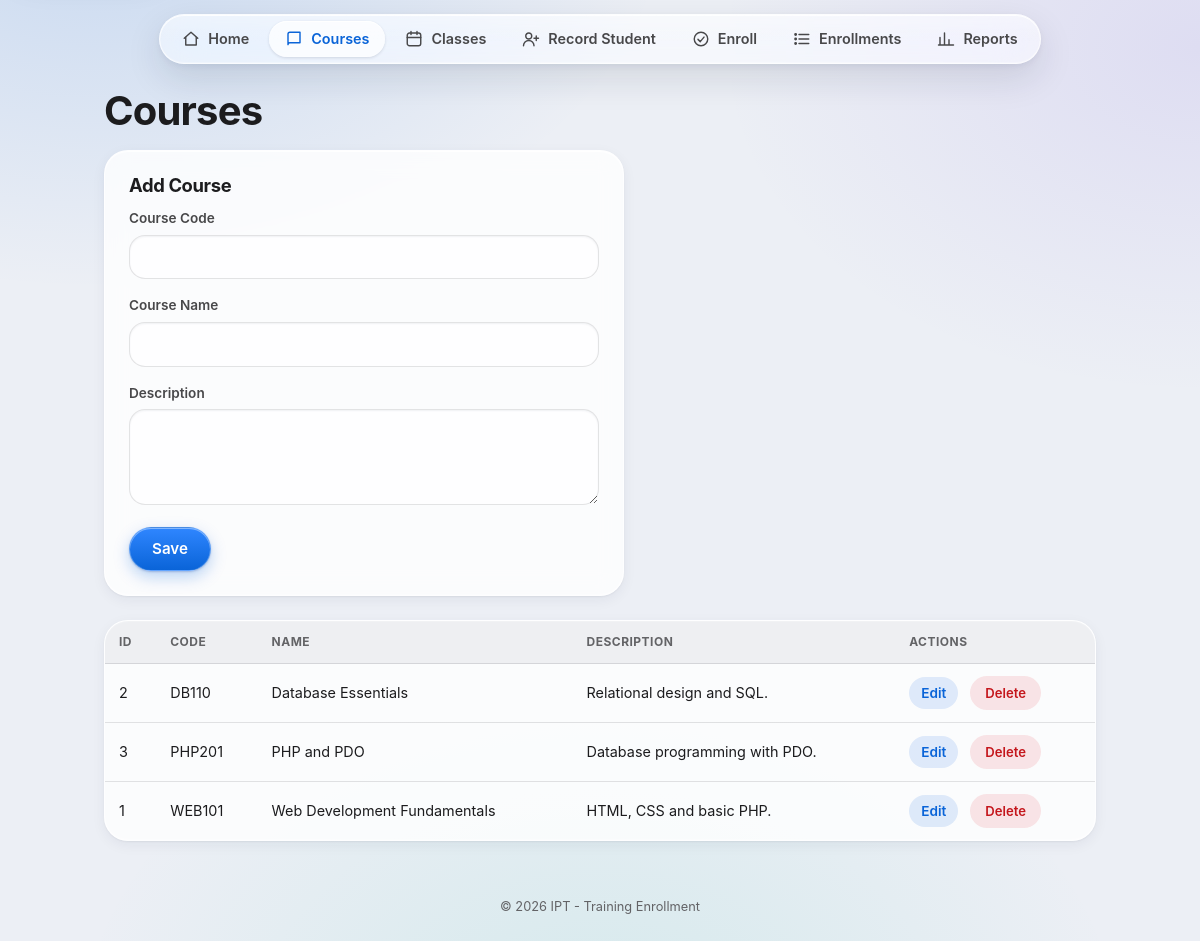
Screenshot of /admin/courses.php with the database file from the repository.
### tables this page shows
CREATE TABLE courses (
    course_id INT AUTO_INCREMENT PRIMARY KEY,
    course_code VARCHAR(20) NOT NULL UNIQUE,
    course_name VARCHAR(100) NOT NULL,
    description TEXT
);

### config/db.php (called while the page is built, shortened)
<?php
function Esc($value)
{
    return htmlspecialchars((string) $value, ENT_QUOTES, 'UTF-8');
}

### classes/Course.php (called while the page is built, shortened)
<?php
class Course
{
    private $db;
    public function __construct(PDO $db)
    {
        $this->db = $db;
    }
    public function all()
    {
        return $this->db->query(
            "SELECT * FROM courses ORDER BY course_name")->fetchAll();
    }
}

### admin/courses.php (the view, shortened to what this page needs)
<?php
require_once __DIR__ . '/../config/db.php';
require_once __DIR__ . '/../classes/Course.php';
$course = new Course($db);
$form = ['course_id' => 0, 'course_code' => '', 'course_name' => '', 'description' => ''];
$list = $course->all();
require_once __DIR__ . '/../includes/header.php';
?>
<h1>Courses</h1>
<form method="post" class="box">
    <h3><?php echo $form['course_id'] > 0 ? 'Edit Course' : 'Add Course'; ?></h3>
    <label>Course Code</label>
    <input type="text" name="course_code" maxlength="20" value="<?php echo Esc($form['course_code']); ?>">
    <label>Course Name</label>
    <input type="text" name="course_name" maxlength="100" value="<?php echo Esc($form['course_name']); ?>">
    <label>Description</label>
    <textarea name="description" rows="3"><?php echo Esc($form['description']); ?></textarea>
    <button type="submit" name="action" value="save">Save</button>
</form>
<table>
    <tr><th>ID</th><th>Code</th><th>Name</th><th>Description</th><th>Actions</th></tr>
    <?php foreach ($list as $c) { ?>
    <tr>
        <td><?php echo (int) $c['course_id']; ?></td>
        <td><?php echo Esc($c['course_code']); ?></td>
        <td><?php echo Esc($c['course_name']); ?></td>
        <td><?php echo Esc($c['description']); ?></td>
        <td>
            <a href="courses.php?edit=<?php echo (int) $c['course_id']; ?>">Edit</a>
            <form method="post" class="inline" data-confirm="Delete this course?" onsubmit="return confirm('Delete this course?');">
                <button type="submit" name="action" value="delete" class="danger">Delete</button>
            </form>
        </td>
    </tr>
    <?php } ?>
</table>
<?php require_once __DIR__ . '/../includes/footer.php'; ?>

### rows the page displays
courses: course_id "2", course_code "DB110", course_name "Database Essentials", description "Relational design and SQL."
courses: course_id "3", course_code "PHP201", course_name "PHP and PDO", description "Database programming with PDO."
courses: course_id "1", course_code "WEB101", course_name "Web Development Fundamentals", description "HTML, CSS and basic PHP."

### other values shown
$item[2] "Home"
$item[2] "Courses"
$item[2] "Classes"
$item[2] "Record Student"
$item[2] "Enroll"
$item[2] "Enrollments"
$item[2] "Reports"
